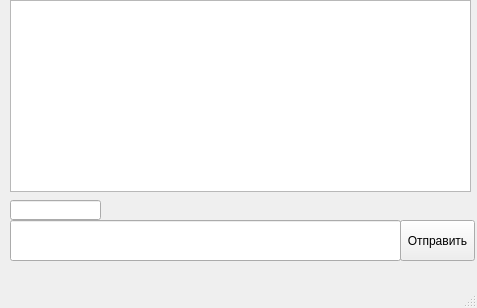
<?xml version="1.0" encoding="UTF-8"?>
<ui version="4.0">
 <class>PyQtClient</class>
 <widget class="QMainWindow" name="PyQtClient">
  <property name="geometry">
   <rect>
    <x>0</x>
    <y>0</y>
    <width>477</width>
    <height>308</height>
   </rect>
  </property>
  <property name="windowTitle">
   <string>MainWindow</string>
  </property>
  <widget class="QWidget" name="centralwidget">
   <widget class="QPushButton" name="pushButton">
    <property name="geometry">
     <rect>
      <x>400</x>
      <y>220</y>
      <width>75</width>
      <height>41</height>
     </rect>
    </property>
    <property name="text">
     <string>Отправить</string>
    </property>
   </widget>
   <widget class="QLineEdit" name="lineEdit">
    <property name="geometry">
     <rect>
      <x>10</x>
      <y>200</y>
      <width>91</width>
      <height>20</height>
     </rect>
    </property>
   </widget>
   <widget class="QLineEdit" name="lineEdit2">
    <property name="geometry">
     <rect>
      <x>10</x>
      <y>220</y>
      <width>391</width>
      <height>41</height>
     </rect>
    </property>
   </widget>
   <widget class="QListWidget" name="listWidget">
    <property name="geometry">
     <rect>
      <x>10</x>
      <y>0</y>
      <width>461</width>
      <height>192</height>
     </rect>
    </property>
   </widget>
  </widget>
  <widget class="QMenuBar" name="menubar">
   <property name="geometry">
    <rect>
     <x>0</x>
     <y>0</y>
     <width>477</width>
     <height>21</height>
    </rect>
   </property>
  </widget>
  <widget class="QStatusBar" name="statusbar"/>
 </widget>
 <resources/>
 <connections/>
</ui>
